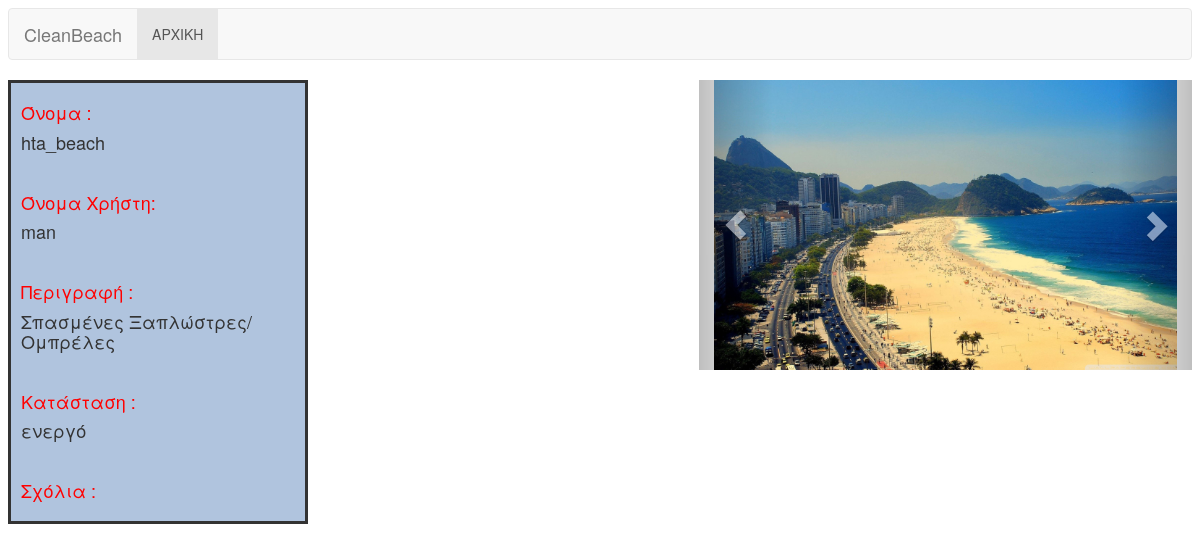
Page /code/anafora.php?id=54 (signed in) on the committed database.
### tables this page shows
CREATE TABLE IF NOT EXISTS `anafores` (
  `aID` int(11) NOT NULL AUTO_INCREMENT,
  `perigrafh` varchar(255) NOT NULL,
  `lin` float(10,6) DEFAULT NULL,
  `lon` float(10,6) DEFAULT NULL,
  `thesi` varchar(255) DEFAULT NULL,
  `sxolia` varchar(255) DEFAULT NULL,
  `username` varchar(35) DEFAULT NULL,
  `katastash` varchar(255) DEFAULT NULL,
  `luths` varchar(255) DEFAULT NULL,
  `date_eisodou` datetime DEFAULT NULL,
  `date_lyshs` datetime DEFAULT NULL,
  PRIMARY KEY (`aID`)
);

### code/anafora.php (the view, shortened to what this page needs)
<!DOCTYPE html>
<html lang="en">
  <head>
    <link href="css/bootstrap.min.css" rel="stylesheet">
  </head>
  <body>
<nav class="navbar navbar-default" role="navigation">
  <div class="container-fluid">
    <div class="navbar-header">
      <a class="navbar-brand" href="#">CleanBeach</a>
    </div>
    <div class="collapse navbar-collapse" id="bs-example-navbar-collapse-1">
      <ul class="nav navbar-nav">
        <li class="active"><a href="index.php">ΑΡΧΙΚΗ</a></li>
      </ul>
    </div>
  </div>
</nav>
<?php
$id=$_GET['id'];
$con=mysqli_connect("localhost","root","","web_project_am5076");
$result = mysqli_query($con,"SELECT * FROM anafores  WHERE aID=$id ");
$row = mysqli_fetch_array($result);
?>
<div id="section">
<?php
echo '<h4>'."<font color='red'>Όνομα :  </font> ".'</h4>';
echo  '<h4>'.$row['thesi'].'</h4>';
echo '<br>';
echo '<h4>'."<font color='red'>Όνομα Χρήστη:  </font> ".'</h4>';
echo  '<h4>'.$row['username'].'</h4>';
echo '<br>';
echo '<h4>'."<font color='red'>Περιγραφή :   </font> ".'</h4>';
echo '<h4>'.$row['perigrafh'].'</h4>';
echo '<br>';
echo '<h4>'."<font color='red'>Κατάσταση :   </font> ".'</h4>';
echo '<h4>'.$row['katastash'].'</h4>';
echo '<br>';
echo '<h4>'."<font color='red'>Σχόλια :   </font> ".'</h4>';
?>
</div>
<?php
$result = mysqli_query($con,"SELECT * FROM photos  WHERE aID=$id ");
$counter=0;
while($row = mysqli_fetch_array($result)){
$image[$counter]=$row['images_path'];
$counter++;
}
if( $counter!=0){
?>
<div style="float:right" id="carousel-example-generic" class="carousel slide col-md-5" data-ride="carousel"  >
  <div class="carousel-inner">
    <div class="item active">
      <img  src="<?php echo $image[0] ?>" class="img-responsive" alt="Responsive image">
    </div>
  </div>
  <a class="left carousel-control" href="#carousel-example-generic" role="button" data-slide="prev">
    <span class="glyphicon glyphicon-chevron-left"></span>
  </a>
  <a class="right carousel-control" href="#carousel-example-generic" role="button" data-slide="next">
    <span class="glyphicon glyphicon-chevron-right"></span>
  </a>
</div>
<?php } ?>
  </body>
</html>

### code/anafora.php (style rules this page uses)
body { background: url('beach.png') no-repeat fixed; -webkit-background-size: cover; -moz-background-size: cover; -o-background-size: cover; background-size: cover; }
#section { width:300px; float:left; padding:10px; border-style: solid; background :#b0c4de; }

### rows in the picture
anafores: thesi "hta_beach", username "man", perigrafh "Σπασμένες Ξαπλώστρες/Ομπρέλες", katastash "ενεργό"
